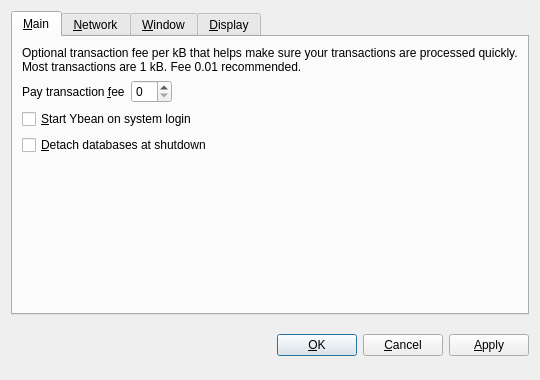
<?xml version="1.0" encoding="UTF-8"?>
<ui version="4.0">
 <class>OptionsDialog</class>
 <widget class="QDialog" name="OptionsDialog">
  <property name="geometry">
   <rect>
    <x>0</x>
    <y>0</y>
    <width>540</width>
    <height>380</height>
   </rect>
  </property>
  <property name="windowTitle">
   <string>Options</string>
  </property>
  <property name="modal">
   <bool>true</bool>
  </property>
  <layout class="QVBoxLayout" name="verticalLayout">
   <item>
    <widget class="QTabWidget" name="tabWidget">
     <property name="tabPosition">
      <enum>QTabWidget::North</enum>
     </property>
     <property name="currentIndex">
      <number>0</number>
     </property>
     <widget class="QWidget" name="tabMain">
      <attribute name="title">
       <string>&amp;Main</string>
      </attribute>
      <layout class="QVBoxLayout" name="verticalLayout_Main">
       <item>
        <widget class="QLabel" name="transactionFeeInfoLabel">
         <property name="text">
          <string>Optional transaction fee per kB that helps make sure your transactions are processed quickly. Most transactions are 1 kB. Fee 0.01 recommended.</string>
         </property>
         <property name="textFormat">
          <enum>Qt::PlainText</enum>
         </property>
         <property name="wordWrap">
          <bool>true</bool>
         </property>
        </widget>
       </item>
       <item>
        <layout class="QHBoxLayout" name="horizontalLayout_Main">
         <item>
          <widget class="QLabel" name="transactionFeeLabel">
           <property name="text">
            <string>Pay transaction &amp;fee</string>
           </property>
           <property name="textFormat">
            <enum>Qt::PlainText</enum>
           </property>
           <property name="buddy">
            <cstring>transactionFee</cstring>
           </property>
          </widget>
         </item>
         <item>
          <widget class="BitcoinAmountField" name="transactionFee"/>
         </item>
         <item>
          <spacer name="horizontalSpacer_Main">
           <property name="orientation">
            <enum>Qt::Horizontal</enum>
           </property>
           <property name="sizeHint" stdset="0">
            <size>
             <width>40</width>
             <height>20</height>
            </size>
           </property>
          </spacer>
         </item>
        </layout>
       </item>
       <item>
        <widget class="QCheckBox" name="bitcoinAtStartup">
         <property name="toolTip">
          <string>Automatically start Ybean after logging in to the system.</string>
         </property>
         <property name="text">
          <string>&amp;Start Ybean on system login</string>
         </property>
        </widget>
       </item>
       <item>
        <widget class="QCheckBox" name="detachDatabases">
         <property name="toolTip">
          <string>Detach block and address databases at shutdown. This means they can be moved to another data directory, but it slows down shutdown. The wallet is always detached.</string>
         </property>
         <property name="text">
          <string>&amp;Detach databases at shutdown</string>
         </property>
        </widget>
       </item>
       <item>
        <spacer name="verticalSpacer_Main">
         <property name="orientation">
          <enum>Qt::Vertical</enum>
         </property>
         <property name="sizeHint" stdset="0">
          <size>
           <width>20</width>
           <height>40</height>
          </size>
         </property>
        </spacer>
       </item>
      </layout>
     </widget>
     <widget class="QWidget" name="tabNetwork">
      <attribute name="title">
       <string>&amp;Network</string>
      </attribute>
      <layout class="QVBoxLayout" name="verticalLayout_Network">
       <item>
        <widget class="QCheckBox" name="mapPortUpnp">
         <property name="toolTip">
          <string>Automatically open the Ybean client port on the router. This only works when your router supports UPnP and it is enabled.</string>
         </property>
         <property name="text">
          <string>Map port using &amp;UPnP</string>
         </property>
        </widget>
       </item>
       <item>
        <widget class="QCheckBox" name="connectSocks">
         <property name="toolTip">
          <string>Connect to the Ybean network through a SOCKS proxy (e.g. when connecting through Tor).</string>
         </property>
         <property name="text">
          <string>&amp;Connect through SOCKS proxy:</string>
         </property>
        </widget>
       </item>
       <item>
        <layout class="QHBoxLayout" name="horizontalLayout_Network">
         <item>
          <widget class="QLabel" name="proxyIpLabel">
           <property name="text">
            <string>Proxy &amp;IP:</string>
           </property>
           <property name="textFormat">
            <enum>Qt::PlainText</enum>
           </property>
           <property name="buddy">
            <cstring>proxyIp</cstring>
           </property>
          </widget>
         </item>
         <item>
          <widget class="QValidatedLineEdit" name="proxyIp">
           <property name="maximumSize">
            <size>
             <width>140</width>
             <height>16777215</height>
            </size>
           </property>
           <property name="toolTip">
            <string>IP address of the proxy (e.g. 127.0.0.1)</string>
           </property>
          </widget>
         </item>
         <item>
          <widget class="QLabel" name="proxyPortLabel">
           <property name="text">
            <string>&amp;Port:</string>
           </property>
           <property name="textFormat">
            <enum>Qt::PlainText</enum>
           </property>
           <property name="buddy">
            <cstring>proxyPort</cstring>
           </property>
          </widget>
         </item>
         <item>
          <widget class="QLineEdit" name="proxyPort">
           <property name="maximumSize">
            <size>
             <width>55</width>
             <height>16777215</height>
            </size>
           </property>
           <property name="toolTip">
            <string>Port of the proxy (e.g. 9050)</string>
           </property>
          </widget>
         </item>
         <item>
          <widget class="QLabel" name="socksVersionLabel">
           <property name="text">
            <string>SOCKS &amp;Version:</string>
           </property>
           <property name="textFormat">
            <enum>Qt::PlainText</enum>
           </property>
           <property name="buddy">
            <cstring>socksVersion</cstring>
           </property>
          </widget>
         </item>
         <item>
          <widget class="QValueComboBox" name="socksVersion">
           <property name="toolTip">
            <string>SOCKS version of the proxy (e.g. 5)</string>
           </property>
          </widget>
         </item>
         <item>
          <spacer name="horizontalSpacer_Network">
           <property name="orientation">
            <enum>Qt::Horizontal</enum>
           </property>
           <property name="sizeHint" stdset="0">
            <size>
             <width>40</width>
             <height>20</height>
            </size>
           </property>
          </spacer>
         </item>
        </layout>
       </item>
       <item>
        <spacer name="verticalSpacer_Network">
         <property name="orientation">
          <enum>Qt::Vertical</enum>
         </property>
         <property name="sizeHint" stdset="0">
          <size>
           <width>20</width>
           <height>40</height>
          </size>
         </property>
        </spacer>
       </item>
      </layout>
     </widget>
     <widget class="QWidget" name="tabWindow">
      <attribute name="title">
       <string>&amp;Window</string>
      </attribute>
      <layout class="QVBoxLayout" name="verticalLayout_Window">
       <item>
        <widget class="QCheckBox" name="minimizeToTray">
         <property name="toolTip">
          <string>Show only a tray icon after minimizing the window.</string>
         </property>
         <property name="text">
          <string>&amp;Minimize to the tray instead of the taskbar</string>
         </property>
        </widget>
       </item>
       <item>
        <widget class="QCheckBox" name="minimizeOnClose">
         <property name="toolTip">
          <string>Minimize instead of exit the application when the window is closed. When this option is enabled, the application will be closed only after selecting Quit in the menu.</string>
         </property>
         <property name="text">
          <string>M&amp;inimize on close</string>
         </property>
        </widget>
       </item>
       <item>
        <spacer name="verticalSpacer_Window">
         <property name="orientation">
          <enum>Qt::Vertical</enum>
         </property>
         <property name="sizeHint" stdset="0">
          <size>
           <width>20</width>
           <height>40</height>
          </size>
         </property>
        </spacer>
       </item>
      </layout>
     </widget>
     <widget class="QWidget" name="tabDisplay">
      <attribute name="title">
       <string>&amp;Display</string>
      </attribute>
      <layout class="QVBoxLayout" name="verticalLayout_Display">
       <item>
        <layout class="QHBoxLayout" name="horizontalLayout_1_Display">
         <item>
          <widget class="QLabel" name="langLabel">
           <property name="text">
            <string>User Interface &amp;language:</string>
           </property>
           <property name="textFormat">
            <enum>Qt::PlainText</enum>
           </property>
           <property name="buddy">
            <cstring>lang</cstring>
           </property>
          </widget>
         </item>
         <item>
          <widget class="QValueComboBox" name="lang">
           <property name="toolTip">
            <string>The user interface language can be set here. This setting will take effect after restarting Ybean.</string>
           </property>
          </widget>
         </item>
        </layout>
       </item>
       <item>
        <layout class="QHBoxLayout" name="horizontalLayout_2_Display">
         <item>
          <widget class="QLabel" name="unitLabel">
           <property name="text">
            <string>&amp;Unit to show amounts in:</string>
           </property>
           <property name="textFormat">
            <enum>Qt::PlainText</enum>
           </property>
           <property name="buddy">
            <cstring>unit</cstring>
           </property>
          </widget>
         </item>
         <item>
          <widget class="QValueComboBox" name="unit">
           <property name="toolTip">
            <string>Choose the default subdivision unit to show in the interface and when sending coins.</string>
           </property>
          </widget>
         </item>
        </layout>
       </item>
       <item>
        <widget class="QCheckBox" name="displayAddresses">
         <property name="toolTip">
          <string>Whether to show Ybean addresses in the transaction list or not.</string>
         </property>
         <property name="text">
          <string>&amp;Display addresses in transaction list</string>
         </property>
        </widget>
       </item>
       <item>
        <widget class="QCheckBox" name="coinControlFeatures">
         <property name="toolTip">
          <string>Whether to show coin control features or not.</string>
         </property>
         <property name="text">
          <string>Display coin &amp;control features (experts only!)</string>
         </property>
        </widget>
       </item>
       <item>
        <spacer name="verticalSpacer_Display">
         <property name="orientation">
          <enum>Qt::Vertical</enum>
         </property>
         <property name="sizeHint" stdset="0">
          <size>
           <width>20</width>
           <height>40</height>
          </size>
         </property>
        </spacer>
       </item>
      </layout>
     </widget>
    </widget>
   </item>
   <item>
    <layout class="QHBoxLayout" name="horizontalLayout_Buttons">
     <item>
      <spacer name="horizontalSpacer_1">
       <property name="orientation">
        <enum>Qt::Horizontal</enum>
       </property>
       <property name="sizeHint" stdset="0">
        <size>
         <width>40</width>
         <height>48</height>
        </size>
       </property>
      </spacer>
     </item>
     <item>
      <widget class="QLabel" name="statusLabel">
       <property name="font">
        <font>
         <weight>75</weight>
         <bold>true</bold>
        </font>
       </property>
       <property name="text">
        <string/>
       </property>
       <property name="textFormat">
        <enum>Qt::PlainText</enum>
       </property>
       <property name="wordWrap">
        <bool>true</bool>
       </property>
      </widget>
     </item>
     <item>
      <spacer name="horizontalSpacer_2">
       <property name="orientation">
        <enum>Qt::Horizontal</enum>
       </property>
       <property name="sizeHint" stdset="0">
        <size>
         <width>40</width>
         <height>48</height>
        </size>
       </property>
      </spacer>
     </item>
     <item>
      <widget class="QPushButton" name="okButton">
       <property name="text">
        <string>&amp;OK</string>
       </property>
      </widget>
     </item>
     <item>
      <widget class="QPushButton" name="cancelButton">
       <property name="text">
        <string>&amp;Cancel</string>
       </property>
       <property name="autoDefault">
        <bool>false</bool>
       </property>
      </widget>
     </item>
     <item>
      <widget class="QPushButton" name="applyButton">
       <property name="text">
        <string>&amp;Apply</string>
       </property>
       <property name="autoDefault">
        <bool>false</bool>
       </property>
      </widget>
     </item>
    </layout>
   </item>
  </layout>
 </widget>
 <customwidgets>
  <customwidget>
   <class>BitcoinAmountField</class>
   <extends>QSpinBox</extends>
   <header>bitcoinamountfield.h</header>
  </customwidget>
  <customwidget>
   <class>QValueComboBox</class>
   <extends>QComboBox</extends>
   <header>qvaluecombobox.h</header>
  </customwidget>
  <customwidget>
   <class>QValidatedLineEdit</class>
   <extends>QLineEdit</extends>
   <header>qvalidatedlineedit.h</header>
  </customwidget>
 </customwidgets>
 <resources/>
 <connections/>
</ui>
